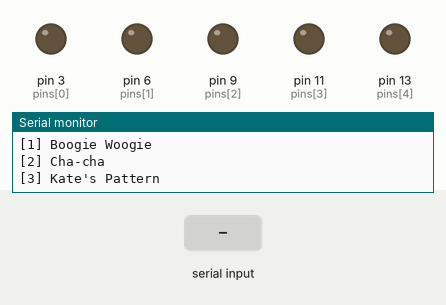
Bench run of a sketch on a simulated Arduino Uno, built with avr-gcc and run on an emulated ATmega328P. Shown: output pins drawn as LEDs (lit = HIGH), the last lines printed to the serial monitor. Inputs (shaded band) come from the test bench.

Above: at 1.2 s.
1.3 s: "90,45\n" received over Serial
At 1.4 s:
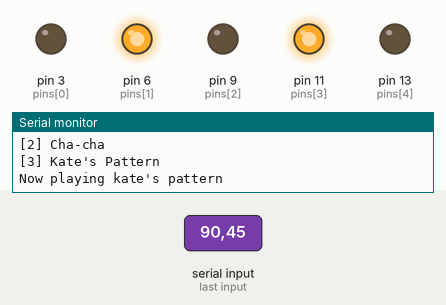
At 2.6 s:
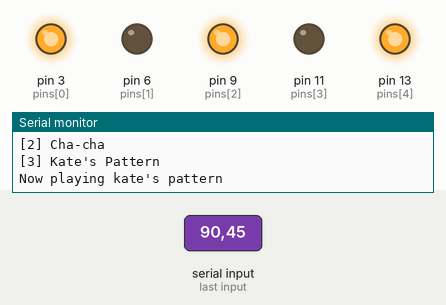
Timing chart, 0 to 13.3 s (numbered marks = the images above; inputs shaded):
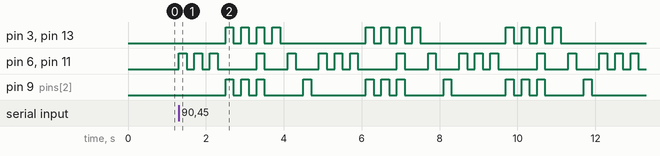

Measured:
- after the input at 1.3 s, pin 3 (pins[0]): LOW → HIGH after 1.2 s, then repeats every 3.6 s: 3 × (LOW 0.20 s, HIGH 0.20 s), LOW 2.2 s, HIGH 0.20 s; pin 6 (pins[1]): LOW → HIGH at once, then repeats every 3.6 s: 2 × (LOW 0.20 s, HIGH 0.20 s), LOW 1.0 s, 2 × (HIGH 0.20 s, LOW 0.60 s), HIGH 0.20 s

The sketch:

Lecture_Sketch_2.ino
```cpp
int userInput;
int pins[] = {3, 6, 9, 11, 13};
int pin_Size = sizeof(pins) / sizeof(pins[0]);
int waitingTime = 200;

void setup() {
  // put your setup code here, to run once:
  for (int i = 0; i < pin_Size; i++) {
    pinMode(pins[i], OUTPUT);
  }
  Serial.begin(9600);
  Serial.println("Choose what LED pattern you want: ");
  Serial.println("Please enter an integer only");
  Serial.println("[1] Boogie Woogie");
  Serial.println("[2] Cha-cha");
  Serial.println("[3] Kate's Pattern");
}

void loop() {
  // put your main code here, to run repeatedly:
  while (Serial.available() > 0) {
    userInput = Serial.parseInt();
    String displayMessage = "Now playing ";
    switch (userInput) {
      case 1:
        displayMessage += "boogie woogie";
        Serial.println(displayMessage);
        playBoogieWoogie();
        break;
      case 2:
        displayMessage += "cha cha";
        Serial.println(displayMessage);
        playChaCha();
        break;
      default:
        displayMessage += "kate's pattern";
        Serial.println(displayMessage);
        playKatesPattern();
        break;
    }

  }

}

void blinkLED(int led0, int led1, int led2, int led3, int led4){
  digitalWrite(pins[0], led0);
  digitalWrite(pins[1], led1);
  digitalWrite(pins[2], led2);
  digitalWrite(pins[3], led3);
  digitalWrite(pins[4], led4);
}

void turnOffAll() {
    delay(waitingTime);
    blinkLED(0, 0, 0, 0, 0);
    delay(waitingTime);
}


void playBoogieWoogie() {
  for (int i = 0; i < 5; i++) {
    for (int i = 0; i < 4; i++) {
      blinkLED(1, 0, 0, 0, 0);
      turnOffAll();

      blinkLED(0, 0, 1, 0, 0);
      turnOffAll();

      blinkLED(0, 0, 0, 0, 1);
      turnOffAll();
    }

    for (int i = 0; i < 2; i++) {
      blinkLED(0, 1, 0, 1, 0);
      turnOffAll();
    }
  }
}

void playChaCha() {
    for (int i = 0; i < 5; i++) {
      for (int i = 0; i < 2; i++) {
      blinkLED(1, 0, 0, 0, 0);
      turnOffAll();

      blinkLED(0, 0, 0, 0, 1);
      turnOffAll();

      blinkLED(0, 0, 0, 1, 0);
      turnOffAll();

      blinkLED(0, 0, 1, 0, 0);
      turnOffAll();

      blinkLED(0, 1, 0, 0, 0);
      turnOffAll();

      blinkLED(0, 1, 0, 0, 0);
      turnOffAll();
    }

      for (int i = 0; i < 2; i++) {
        blinkLED(1, 1, 1, 1, 1);
        turnOffAll();
      }
    }
}

void playKatesPattern() {
  for (int i = 0; i < 3; i++) {
    for (int i = 0; i < 3; i++) {
      blinkLED(0, 1, 0, 1, 0);
      turnOffAll();
    }

    for (int i = 0; i < 2; i++) {
      blinkLED(1, 0, 1, 0, 1);
      turnOffAll();
    }

    blinkLED(1, 1, 1, 1, 1);
    turnOffAll();

    blinkLED(1, 0, 0, 0, 1);
    turnOffAll();

    blinkLED(0, 1, 0, 1, 0);
    turnOffAll();

    blinkLED(0, 0, 1, 0, 0);
    turnOffAll();
  }
}
```
